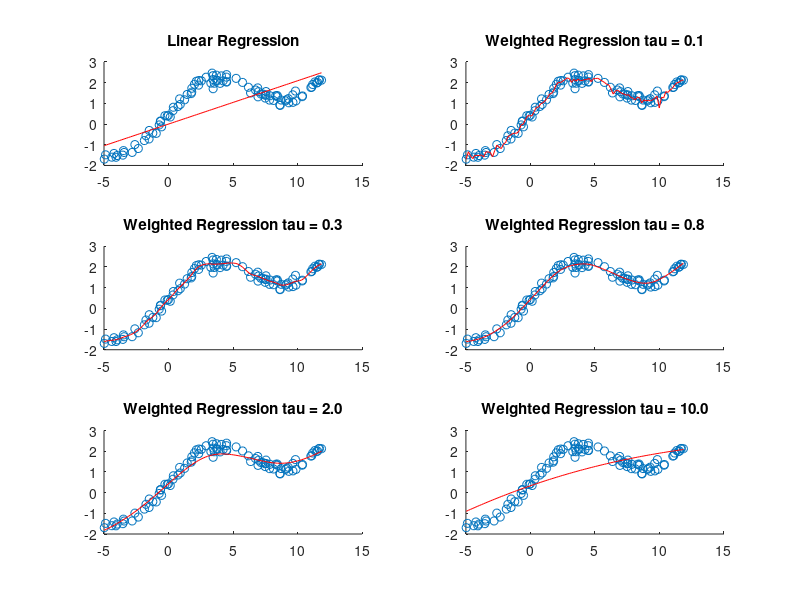

MATLAB code to generate this figure:
% CS 229 Homework 1 Problem 2 (d) %
close all; clear all;

% Load data %
x = load('q2x.dat');
y = load('q2y.dat');

% (i) %
% Unweighted least squares %
% minimizing || y - x'*theta || %

theta = x\y;   % x\y = pinv(x) * y = inv(x'*x)*x'*y %

xx = linspace(min(x),max(x));
yy = theta*xx;

% plot linear regression %
subplot(321);
scatter(x,y); hold on;
plot(xx,yy,'r');
title('Linear Regression');


% (ii) & (iii) %
Ts = [0.1 ; 0.3 ; 0.8 ; 2 ; 10];
n = length(x);
X = [ones(n,1), x];

for i = 1:5,
    t = Ts(i);
    yy = [];
    for xx = linspace(min(x),max(x)),
        W = zeros(n,1);
        for j = 1:n,
           W(j) = .5*exp(-(xx-x(j))^2/(2*t^2));
        end
        W = diag(W);
        
        % Faster way to implement theta = inv(X'*W*X)*X'*W*y %
        D = W.^.5;
        theta = (D*X)\D*y;
        
        yy = [yy theta'*[1;xx]];
    end
    subplot(3,2,i+1);
    scatter(x,y); hold on;
    plot(linspace(min(x),max(x)), yy, 'r');
    title(sprintf('Weighted Regression tau = %.1f',t));
end